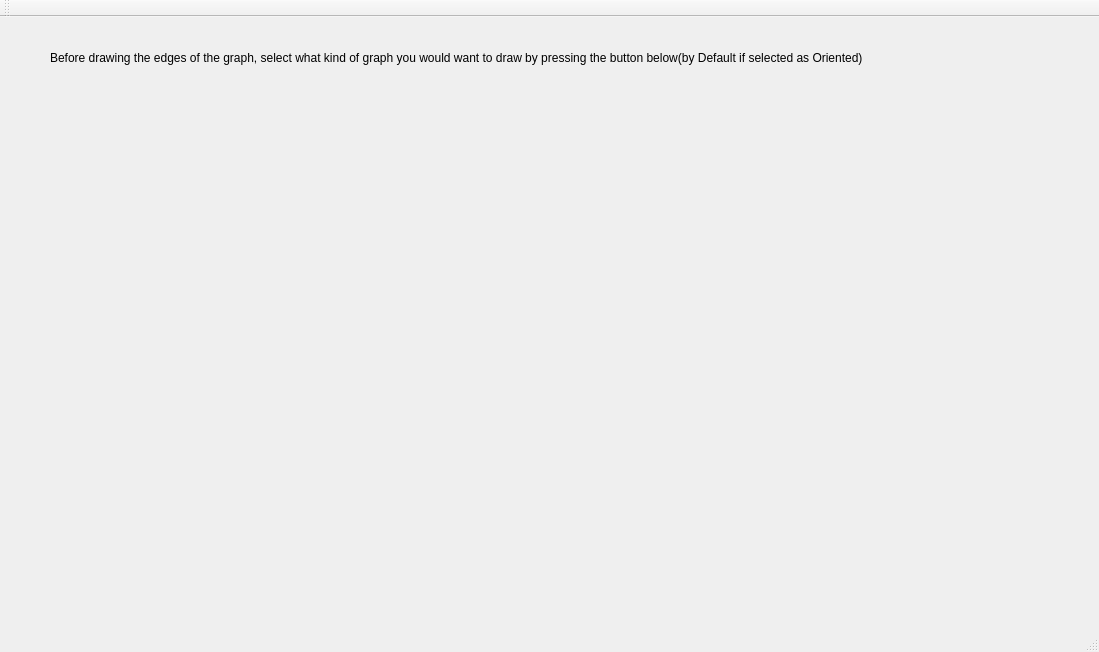
<?xml version="1.0" encoding="UTF-8"?>
<ui version="4.0">
 <class>QtWidgetsApplication1Class</class>
 <widget class="QMainWindow" name="QtWidgetsApplication1Class">
  <property name="geometry">
   <rect>
    <x>0</x>
    <y>0</y>
    <width>1099</width>
    <height>652</height>
   </rect>
  </property>
  <property name="windowTitle">
   <string>QtWidgetsApplication1</string>
  </property>
  <widget class="QWidget" name="centralWidget">
   <widget class="QLabel" name="label">
    <property name="geometry">
     <rect>
      <x>50</x>
      <y>20</y>
      <width>821</width>
      <height>41</height>
     </rect>
    </property>
    <property name="text">
     <string>Before drawing the edges of the graph, select what kind of graph you would want to draw by pressing the button below(by Default if selected as Oriented)</string>
    </property>
   </widget>
  </widget>
  <widget class="QMenuBar" name="menuBar">
   <property name="geometry">
    <rect>
     <x>0</x>
     <y>0</y>
     <width>1099</width>
     <height>21</height>
    </rect>
   </property>
  </widget>
  <widget class="QToolBar" name="mainToolBar">
   <attribute name="toolBarArea">
    <enum>TopToolBarArea</enum>
   </attribute>
   <attribute name="toolBarBreak">
    <bool>false</bool>
   </attribute>
  </widget>
  <widget class="QStatusBar" name="statusBar"/>
 </widget>
 <layoutdefault spacing="6" margin="11"/>
 <resources>
  <include location="QtWidgetsApplication1.qrc"/>
 </resources>
 <connections/>
</ui>
